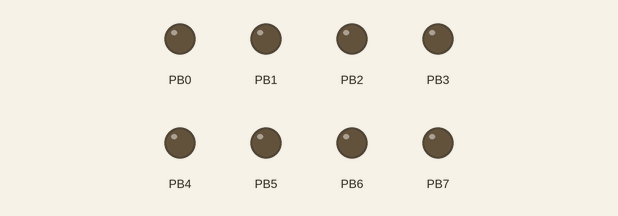
The program below on a simulated ATmega32, built with avr-gcc and emulated at 8 MHz (the files do not name the chip). Parts: output pins drawn as LEDs (lit = HIGH). EEPROM starts erased. At 6.0 s the program stops and its outputs stay as they are.

Above: at 0.1 s.
At 2.1 s:
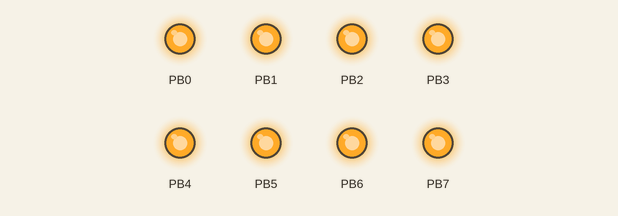
At 6.1 s:
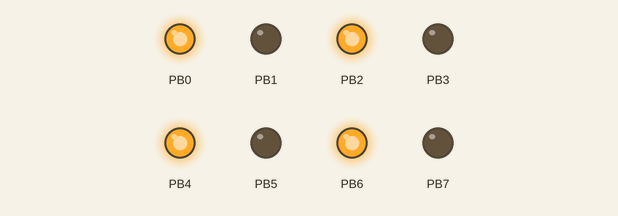
Timing chart, 0 to 7.5 s (numbered marks = the images above):
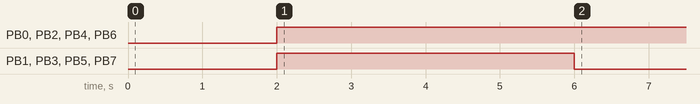

Measured:
- by itself, PB0, PB2, PB4, PB6: LOW → HIGH at 2.0 s
- by itself, PB1, PB3, PB5, PB7: LOW → HIGH at 2.0 s, → LOW 4.0 s later

The program:

main.c
```c
/*
 * main.c
 *
 *  Created on: 09.05.2013
 *      Author: zalogix
 */

#include <avr/io.h>
#include <util/delay.h>

void EEPROM_write(unsigned int uiAddress, unsigned char ucData) {
	/* Wait for completion of previous write */
	while(EECR & (1<<EEWE));
	/* Set up address and data registers */
	EEAR = uiAddress;
	EEDR = ucData;
	/* Write logical one to EEMWE */
	EECR |= (1<<EEMWE);
	/* Start eeprom write by setting EEWE */
	EECR |= (1<<EEWE);
}


unsigned char EEPROM_read(unsigned int uiAddress) {
	/* Wait for completion of previous write */
	while(EECR & (1<<EEWE));
	/* Set up address register */
	EEAR = uiAddress;
	/* Start eeprom read by writing EERE */
	EECR |= (1<<EERE);
	/* Return data from data register */
	return EEDR;
}

int main() {
	DDRB=0xFF;
	unsigned int addr = 0x10;

	_delay_ms(2000);
	PORTB = EEPROM_read(addr);

	_delay_ms(2000);
	EEPROM_write(addr, 0x55);

	_delay_ms(2000);
	PORTB = EEPROM_read(addr);

	while(1) {}

	return 0;
}
```
